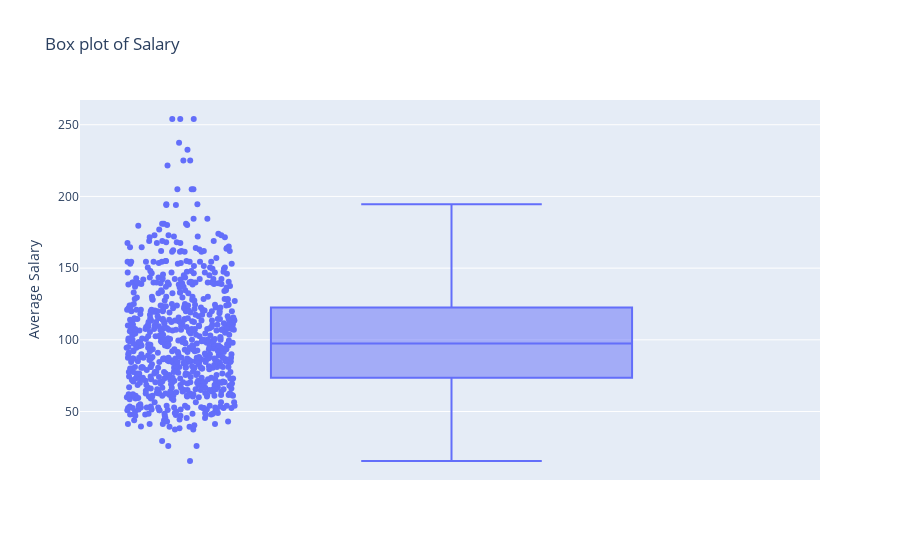

Notebook code for this chart:
### Code cell
px.box(df, y='Average Salary', points='all',title='Box plot of Salary')

### Figure 1 — Plotly figure (JSON) as saved in the notebook; plotly's stock layout.template omitted (floating-point values rounded to 4 significant figures; data arrays with more than 128 entries replaced by an {"elided": "..."} marker saying what was removed)
{"data": [{"alignmentgroup": "True", "boxpoints": "all", "hovertemplate": "Average Salary=%{y}<extra></extra>", "legendgroup": "", "marker": {"color": "#636efa"}, "name": "", "notched": false, "offsetgroup": "", "orientation": "v", "showlegend": false, "type": "box", "x0": " ", "xaxis": "x", "y": {"elided": "742 float values"}, "y0": " ", "yaxis": "y"}], "layout": {"boxmode": "group", "legend": {"tracegroupgap": 0}, "title": {"text": "Box plot of Salary"}, "xaxis": {"anchor": "y", "domain": [0, 1]}, "yaxis": {"anchor": "x", "domain": [0, 1], "title": {"text": "Average Salary"}}}}
